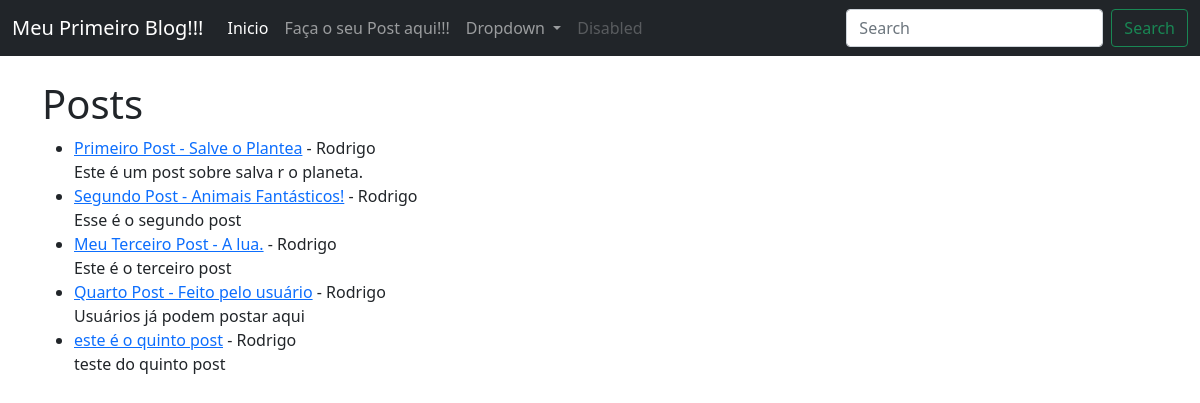
Before: / with the older database file.
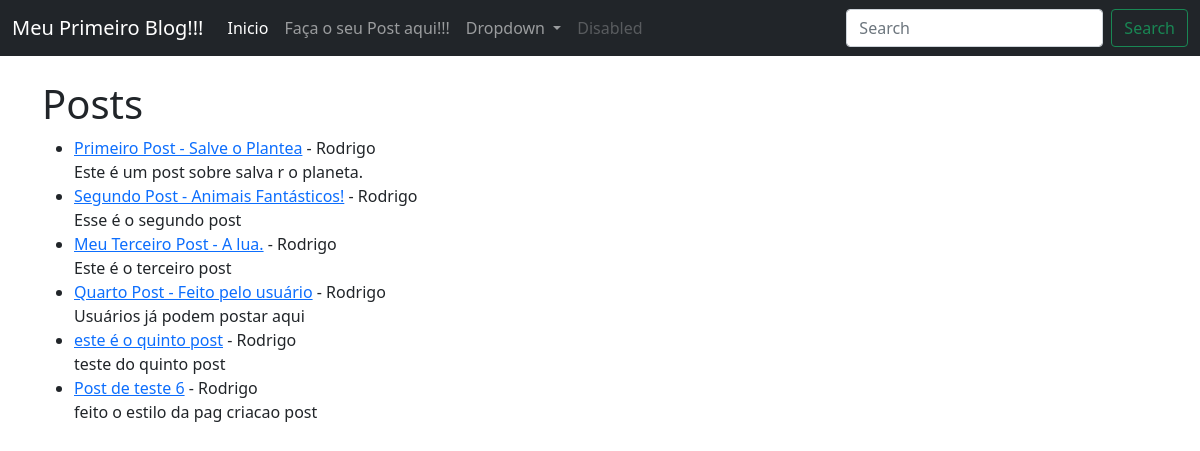
After: the same page with the newer database file.
### MeuBlog/models.py (models this page shows, shortened)
class Post(models.Model):
    title = models.CharField(max_length=255)
    title_tag = models.CharField(max_length=255, default=" ")
    author = models.ForeignKey(User, on_delete=models.CASCADE)
    body = models.TextField()

### MeuBlog/views.py (the view)
# urls.py: path('',  HomeView.as_view(), name="home"),
class HomeView(ListView):
    model = Post
    template_name = 'home.html'

### MeuBlog/templates/home.html
{% extends 'base.html' %}
{% block content %}
<h1>Posts</h1>
<ul>
{% for post in object_list %}
    <li><a href="{% url 'article-detail' post.pk %}">{{ post.title }}</a> - {{ post.author.first_name}} {{ post.author.last_name}}<br/>
    {{ post.body }}</li>
{% endfor%}
</ul>
{% endblock %}

Changed rows visible on the page:
added Post: title "Post de teste 6", author.first_name "Rodrigo", body "feito o estilo da pag criacao post"
